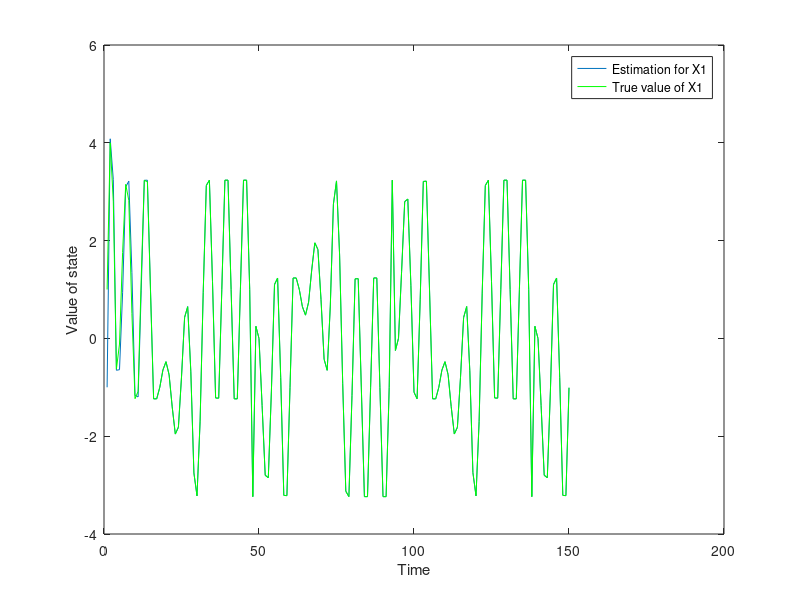
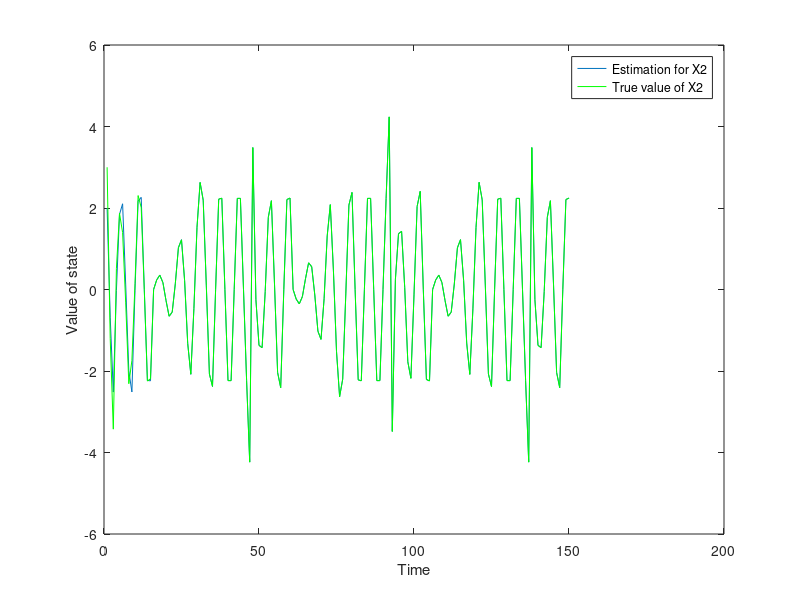
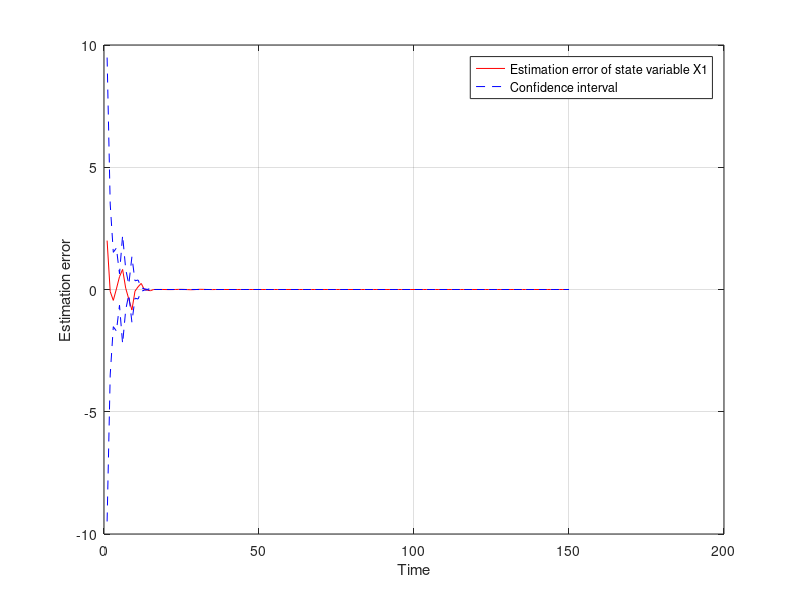
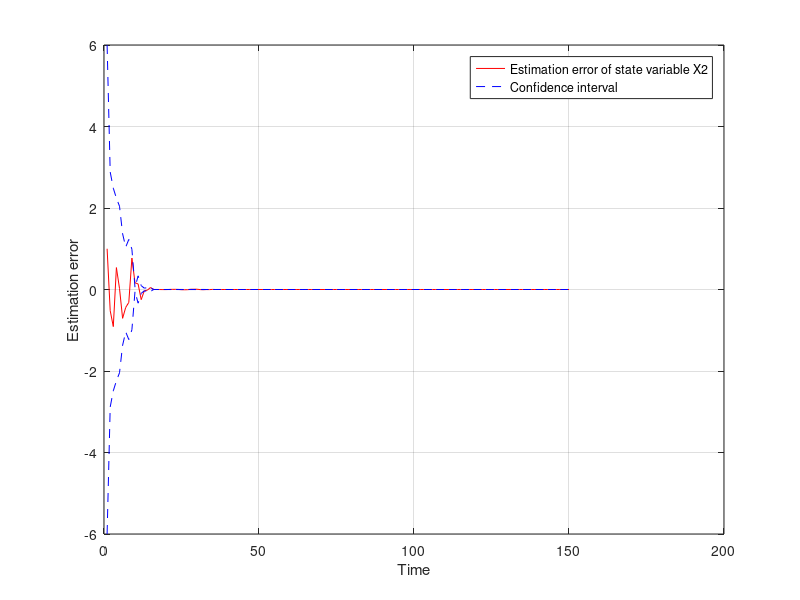

Here is the MATLAB script that generated these plots, in order:
clear all
close all
% Pouya Hosseinzadeh

% Load the data
load data_silver

% Input data
L = 0.1;
sig2 = 1;   % Variance of measurement noise
x0 = [-1 2];    % initial condition -6,4
x = x0;

% Matrix G of the system linearized df/dw
G =zeros(2); % w = 0

% Covariance matrix of w
Q =zeros(2); % No disturbance, w = 0

% Covariance matrix of v
R = sig2*eye(1);

% Initialization
N=size(U,1);
xp=zeros(2,1);
P=diag([10 4]);         % 0.5, 0.5


Xest(:,1)=x;
PDiag(:,1)=diag(P);

% Recursion
for k=1:N-1
    
    % Prediction step
    xp(1) = x(1) + x(2);
    xp(2) = -x(1) + 0.5*x(2) - L*(x(2))^3 + U(k);
    F = [1 1; -1 0.5-3*L*(x(2))^2];    
    Pp = F*P*F'+ G*Q*G';
   
    % Correction step
    H = [0 1];
    K = Pp*H'*inv(H*Pp*H'+R);
    xc = xp + K*(Y(k+1,:)'-[xp(2)]);
    Pc = Pp*(eye(2)-H'*K');
    x=xc;
    P=Pc;
    
    Xest(:,k+1)=x;
    PDiag(:,k+1)=diag(P);
    
end


t = 1:150;

% Comparing the true state X and the estimation Xest

figure, plot(t,Xest(1,:),t,X(:,1),'g'),legend('Estimation for X1','True value of X1')
ylabel('Value of state'), xlabel('Time')

figure, plot(t,Xest(2,:),t,X(:,2),'g'),legend('Estimation for X2','True value of X2')
ylabel('Value of state'), xlabel('Time')



% Comparing the estimation error with the confidence intervals +/- 3*sqrt(P(K|K))

figure, plot(t,X(:,1)-Xest(1,:)','r',t,3*sqrt(PDiag(1,:)),'b--',t,-3*sqrt(PDiag(1,:)),'b--'), grid on
legend('Estimation error of state variable X1','Confidence interval')
ylabel('Estimation error'), xlabel('Time')

figure, plot(t,X(:,2)-Xest(2,:)','r',t,3*sqrt(PDiag(2,:)),'b--',t,-3*sqrt(PDiag(2,:)),'b--'), grid on
legend('Estimation error of state variable X2','Confidence interval')
ylabel('Estimation error'), xlabel('Time')
